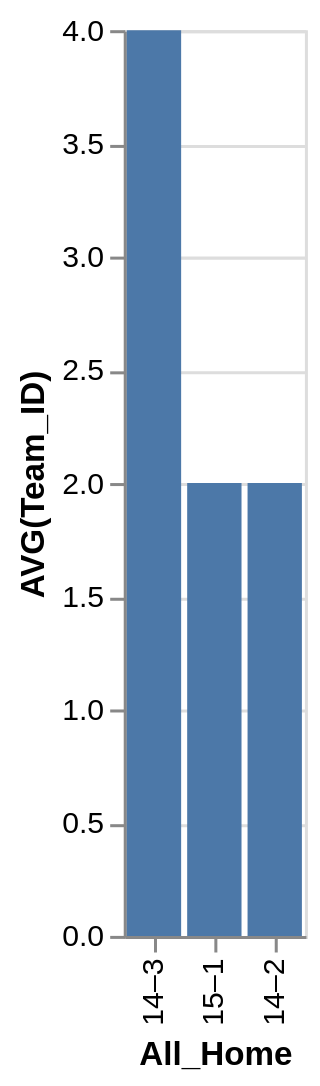

Write the Vega-Lite specification saved for this chart.
### Vega-Lite specification from a JSON file in a GitHub repository (floating-point values rounded to 4 significant figures)
{"data": {"values": [{"x_data": "14–3", "y_data": 4}, {"x_data": "15–1", "y_data": 2}, {"x_data": "14–2", "y_data": 2}]}, "mark": "bar", "encoding": {"x": {"field": "x_data", "type": "nominal", "title": "All_Home", "sort": {"op": "sum", "field": "y_data", "order": "descending"}}, "y": {"field": "y_data", "type": "quantitative", "title": "AVG(Team_ID)"}}}
